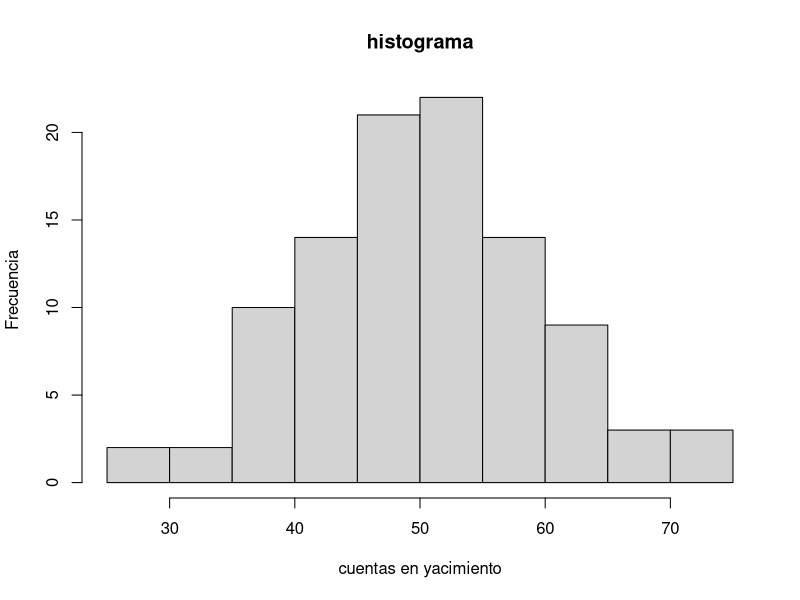
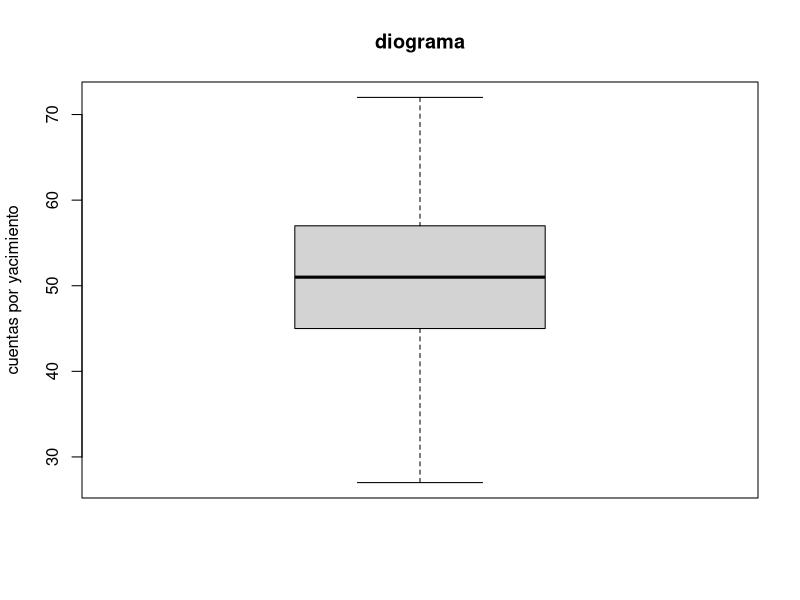

These charts were generated, in order, by the following R code: (Note: this script raises an error after producing the figures.)
getwd()
nuevo_dir <- "C:/PreEstadisticaDescriptiva"
setwd(nuevo_dir)
if(file.exists(nuevo_dir)) {
  cat("Directorio creado correctamente: ", nuevo_dir, "\n")
} else {
  cat("Fallo al crear direcorio: ", nuevo_dir, "\n")
}

#Ejercicio1
vector_x <- c(1,2,3,4,5)
vector_y <- c(9.1,2.4,7.5,3.4,3.4)
length(vector_x)

#Un vector es una zona de almacenamiento unidimensional de múltiples valores en un solo lugar. Estos pueden ser números, sitios, etc.
#La diferencia entre vector y lista es que la lista es heterogénea, pudiendo almacenar diferentes tipos de valores, al contrario que el vector que no lo es.
#La longitud de vector_x y de vector_y es de 5.
#(double) Puede procesar el doble de datos decimales y más complejos, pero Si tenemos pocos decimales es recomenlable ponerlo en (float) al tener pocos decimales decimales (decimales simples) y los metemos en (Double) ocupará mucho más espacio. 

#Ejercicio 2

valor_suma <- vector_x + vector_y
print (valor_suma)

valor_resta <- vector_x - vector_y
print(valor_resta)

valor_mult <-  vector_x * vector_y
print(valor_mult)

valor_div <- vector_x / vector_y
print(valor_div)

resultado_potencia <- vector_x^vector_y
print(resultado_potencia)

#Ejercicio 3
resultado_potencia <- vector_y^2
print(resultado_potencia)

#Ejercicio 4
valor_mult <-  vector_y * 10
print(valor_mult)

#Ejercicio 5
valor_suma <- vector_y + 25
print (valor_suma)

#Ejercicio 6
vector_y <- c(9.1,2.4,7.5,3.4,3.4)
max(vector_y)

#Ejercicio 7
vector_y <- c(9.1,2.4,7.5,3.4,3.4)
min(vector_y)

#Ejercicio 8
vector_y <- c(9.1,2.4,7.5,3.4,3.4)
abs(vector_y)

#Ejercicio 9
resultado_raiz <- sqrt(vector_y)
print(resultado_raiz)

#Ejercicio 10
vector_y <- c(9.1,2.4,7.5,3.4,3.4)
sum(vector_y)

#Ejercicio 11

vector_x <- c(1,2,3,4,5)
vector_y <- c(9.1,2.4,7.5,3.4,3.4)

list <- list (c(vector_x,vector_y))
print(list)
typeof(list)
str(list)
View(list)

#La longitud que tiene esta lista un único elemento puesto que es la unión de los vectores x e y. 
#Emplea tanto duble como integer puesto que la coerción, que es la prioridad que tiene un sofwer al transformar un tipo de dato en otro, pasando de datos enteros a decimales.

#Ejercicio12
is.na(list)

#Ejercicio13
vector_z <- c(29, NA, 12, 46, 73)

#Ejercicio14
vector_z <- c(29, NA, 12, 46, 73)
mean(vector_z)

#El resultado de esta media es NA. 
#Esto es porque al controario de las listas, los vectores no pueden almacenar datos heterogeneos.
#La solución para que se me calcule la media del vector_z es crear una lista.

#Ejercicio15

matriz = matrix (c(24,69,3,90,23,56,1,63,87,21,77,19),
                 nrow= 4,
                 ncol= 3,
                 byrow= T)
print(matriz)

#Ejericio16

matriz_filas = matrix (matriz, nrow=T)
print(matriz_filas)

#Ejercicio17

matriza <- matrix(data=1:9, nrow =3, ncol = 3, byrow = T)
print(matriza)
matrizb <- matrix(data=10:18, nrow =3, ncol = 3, byrow = T)
print(matrizb)

#Ejercicio18

suma_matriz <- (matriza + matrizb)
print(suma_matriz)

resta_matriz <- (matriza - matrizb)
print(resta_matriz)

#El resutlado es -9 puesto que los valores de la matriz son mayores a los de matriza

#Ejercicio19
matriz_t <- t(matriz)
matriz_t

#Ejercicio20

constante <- 4
matriz_resultado <-  matriz*constante
print(matriz_resultado)

#Ejercicio 21
matriz_mult <-  matriza * matrizb
print(matriz_mult)

#Ejercicio 22

elemento_segunda_fila_tercera_columna <-matriz_mult[2, 3]
print(elemento_segunda_fila_tercera_columna)
segunda_fila <- matriz_mult [ , 2]
print(segunda_fila)
tercera_columna <- matriz_mult [ , 3]
print(tercera_columna)

#PRÁCTICA TEMA 2

#Ejercicio1

set.seed(123) 
num_cuentas <- round(rnorm(100, mean = 50, sd = 10))
print(num_cuentas)

#Ejercicio 2
mean(num_cuentas)

#Ejercicio 3
median(num_cuentas)

#Ejercicio 4
moda <- as.numeric(names(sort(table(num_cuentas), decreasing = TRUE)[1]))
print(paste("La moda de las cuentas en el yacimiento es:", moda))

#Ejercicio 5

range(num_cuentas)

#Ejercicio 6
quantile(num_cuentas [1])


#Ejercicio 7
percentil_75 <- quantile(num_cuentas, 0.75)
print(paste("El percentil 75 de las cuentas en el yacimiento es:", percentil_75))
  
#Ejercicio 8
varianza=var(num_cuentas)
print(varianza)


#Ejercicio 9
desviacion_estandar <- sd(num_cuentas)
print(desviacion_estandar)

#Ejercicio 10
hist((num_cuentas), main = "histograma",
xlab="cuentas en yacimiento", ylab="Frecuencia")


#Ejercicio 11

boxplot (num_cuentas, main ="diograma",
ylab = "cuentas por yacimiento")

#Ejercicio 12

dx <- dens(num_cuentas)

lines(dx, lwd = 2, col = "blue")
plot(dx, lwd = 2, col = "blue")
main = ("densidad")
rug(jitter(num_cuentas))

#Ejercicio 13
barplot(table(num_cuentas), main = "Grafico de barras",
        xlab = "cuentas en yacimiento", ylab = "frecuencia")  


#Ejercicio 14

set.seed(123) 
registros <- 10
tipos_artef <- c("Armas", "ajuar", "moneda", "utensilio_cerámico", "resto_orgánico")
muestras_tipo_artef <- sample(tipos_artef,registros,replace = TRUE)
print(muestras_tipo_artef)
datos <- data.frame(tipos_artef = muestras_tipo_artef)
print(datos)
table(datos)